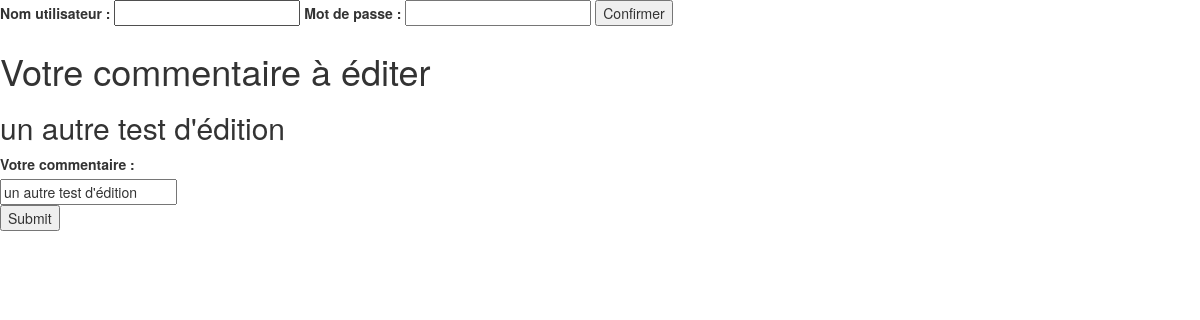
Screenshot of /comments.php?action=editComment&comment_id=4 with the database file from the repository.
### tables this page shows
CREATE TABLE IF NOT EXISTS `comments` (
  `id` int(11) NOT NULL AUTO_INCREMENT,
  `author` varchar(11) NOT NULL,
  `content` text NOT NULL,
  `id_post` int(11) NOT NULL,
  `comment_date` datetime NOT NULL,
  PRIMARY KEY (`id`)
);

### controller/frontend.php (called while the page is built, shortened)
<?php
require_once('model/CommentManager.php');
function getCommentByIds(){
    $commentManager = new CommentManager();
    $contents = $commentManager ->getCommentById($_GET['comment_id']);
    $comId = $_GET['comment_id'];
    require("view/frontend/EditComment.php");
}

### model/CommentManager.php (called while the page is built, shortened)
<?php
class CommentManager extends Manager {
    public function getCommentById($id)
    {
        $db = $this -> dbConnect();
        $req = $db->prepare('SELECT content FROM comments WHERE id = ?');
        $req -> execute(array($id));
        $test = $req ->fetch();
        return $test;
    }
}

### view/frontend/EditComment.php (the view, shortened to what this page needs)
<h1>Votre commentaire à éditer</h1>
<div>
    <h2> <?= htmlspecialchars($contents['content']) ?></h2>
    <form action="comments.php?action=editComment&amp;edit_id=<?= $comId?>" method="post">
        <div>
            <label>Votre commentaire : </label>
            <input type="text" id="editContent" name="editContent" value="<?= $contents['content']?>">
        </div>
        <div>
            <input type="submit">
        </div>
    </form>
</div>
<?php require('template.php'); ?>

### rows the page displays
comments: content "un autre test d'édition", editContent "un autre test d'édition"
